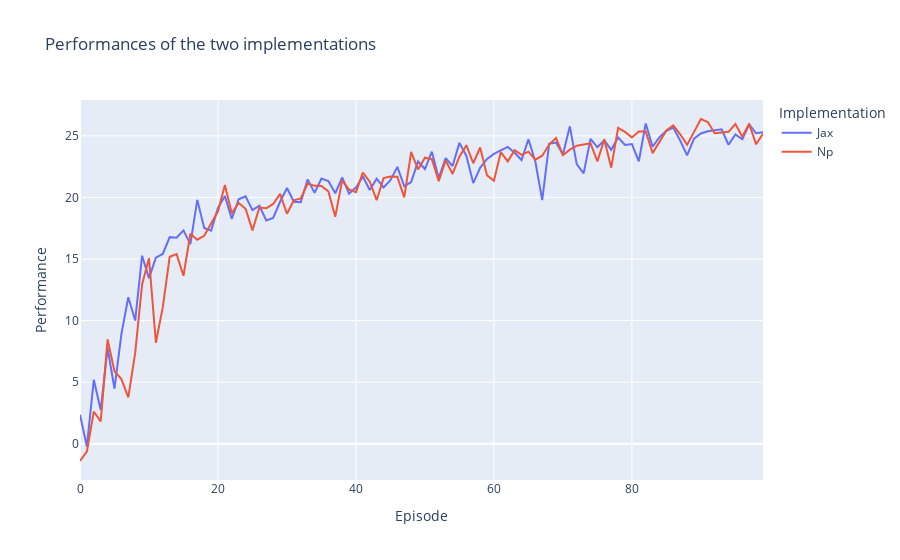

The notebook cell this image was saved under:
### Markdown cell above
#### Plots

### Code cell
# buld a dataframe with the performances in two column
performances = pd.DataFrame()

performances['Jax'] = pgpe_jax_results['performance_rho']
performances['Np'] = pgpe_results['performance_rho']

# Plot the performances
fig = px.line(performances, title='Performances of the two implementations', labels={'index':'Episode', 'value':'Performance', 'variable':'Implementation'})
fig.show()

### Figure 1 — Plotly figure (JSON) as saved in the notebook; plotly's stock layout.template omitted (floating-point values rounded to 4 significant figures)
{"data": [{"hovertemplate": "Implementation=Jax<br>Episode=%{x}<br>Performance=%{y}<extra></extra>", "legendgroup": "Jax", "line": {"color": "#636efa", "dash": "solid"}, "marker": {"symbol": "circle"}, "mode": "lines", "name": "Jax", "orientation": "v", "showlegend": true, "x": [0, 1, 2, 3, 4, 5, 6, 7, 8, 9, 10, 11, 12, 13, 14, 15, 16, 17, 18, 19, 20, 21, 22, 23, 24, 25, 26, 27, 28, 29, 30, 31, 32, 33, 34, 35, 36, 37, 38, 39, 40, 41, 42, 43, 44, 45, 46, 47, 48, 49, 50, 51, 52, 53, 54, 55, 56, 57, 58, 59, 60, 61, 62, 63, 64, 65, 66, 67, 68, 69, 70, 71, 72, 73, 74, 75, 76, 77, 78, 79, 80, 81, 82, 83, 84, 85, 86, 87, 88, 89, 90, 91, 92, 93, 94, 95, 96, 97, 98, 99], "xaxis": "x", "y": [2.359, -0.2156, 5.191, 2.741, 7.773, 4.469, 8.906, 11.89, 10.0, 15.27, 13.45, 15.11, 15.41, 16.78, 16.73, 17.33, 16.21, 19.8, 17.52, 17.31, 19.14, 20.12, 18.26, 19.86, 20.08, 18.97, 19.33, 18.12, 18.34, 19.65, 20.76, 19.65, 19.62, 21.47, 20.37, 21.53, 21.33, 20.34, 21.63, 20.32, 20.8, 21.7, 20.61, 21.53, 20.81, 21.39, 22.48, 20.9, 21.25, 22.92, 22.3, 23.72, 21.56, 23.2, 22.55, 24.43, 23.39, 21.17, 22.4, 23.13, 23.53, 23.83, 24.1, 23.63, 23.04, 24.73, 22.92, 19.79, 24.35, 24.45, 23.49, 25.77, 22.7, 21.95, 24.75, 24.07, 24.64, 23.87, 24.87, 24.25, 24.33, 22.94, 26.0, 24.11, 24.9, 25.41, 25.68, 24.62, 23.41, 24.77, 25.19, 25.37, 25.45, 25.53, 24.28, 25.12, 24.73, 25.93, 25.21, 25.3], "yaxis": "y", "type": "scatter"}, {"hovertemplate": "Implementation=Np<br>Episode=%{x}<br>Performance=%{y}<extra></extra>", "legendgroup": "Np", "line": {"color": "#EF553B", "dash": "solid"}, "marker": {"symbol": "circle"}, "mode": "lines", "name": "Np", "orientation": "v", "showlegend": true, "x": [0, 1, 2, 3, 4, 5, 6, 7, 8, 9, 10, 11, 12, 13, 14, 15, 16, 17, 18, 19, 20, 21, 22, 23, 24, 25, 26, 27, 28, 29, 30, 31, 32, 33, 34, 35, 36, 37, 38, 39, 40, 41, 42, 43, 44, 45, 46, 47, 48, 49, 50, 51, 52, 53, 54, 55, 56, 57, 58, 59, 60, 61, 62, 63, 64, 65, 66, 67, 68, 69, 70, 71, 72, 73, 74, 75, 76, 77, 78, 79, 80, 81, 82, 83, 84, 85, 86, 87, 88, 89, 90, 91, 92, 93, 94, 95, 96, 97, 98, 99], "xaxis": "x", "y": [-1.4, -0.6312, 2.615, 1.806, 8.471, 5.892, 5.255, 3.763, 7.386, 12.93, 15.07, 8.203, 11.09, 15.18, 15.4, 13.64, 17.05, 16.57, 16.89, 17.9, 18.88, 21.0, 18.72, 19.56, 19.08, 17.32, 19.18, 19.12, 19.47, 20.29, 18.67, 19.76, 19.92, 21.13, 20.94, 20.94, 20.49, 18.43, 21.39, 20.64, 20.43, 22.01, 21.28, 19.77, 21.57, 21.7, 21.67, 20.01, 23.71, 22.27, 23.22, 23.11, 21.32, 23.01, 21.91, 23.31, 24.24, 22.77, 24.06, 21.79, 21.35, 23.68, 22.93, 23.83, 23.46, 23.72, 23.06, 23.39, 24.3, 24.82, 23.43, 23.88, 24.2, 24.31, 24.39, 22.93, 24.71, 22.42, 25.66, 25.32, 24.86, 25.36, 25.35, 23.6, 24.55, 25.43, 25.85, 25.13, 24.27, 25.33, 26.37, 26.13, 25.22, 25.27, 25.33, 25.96, 24.92, 25.98, 24.31, 25.18], "yaxis": "y", "type": "scatter"}], "layout": {"xaxis": {"anchor": "y", "domain": [0.0, 1.0], "title": {"text": "Episode"}}, "yaxis": {"anchor": "x", "domain": [0.0, 1.0], "title": {"text": "Performance"}}, "legend": {"title": {"text": "Implementation"}, "tracegroupgap": 0}, "title": {"text": "Performances of the two implementations"}}}
